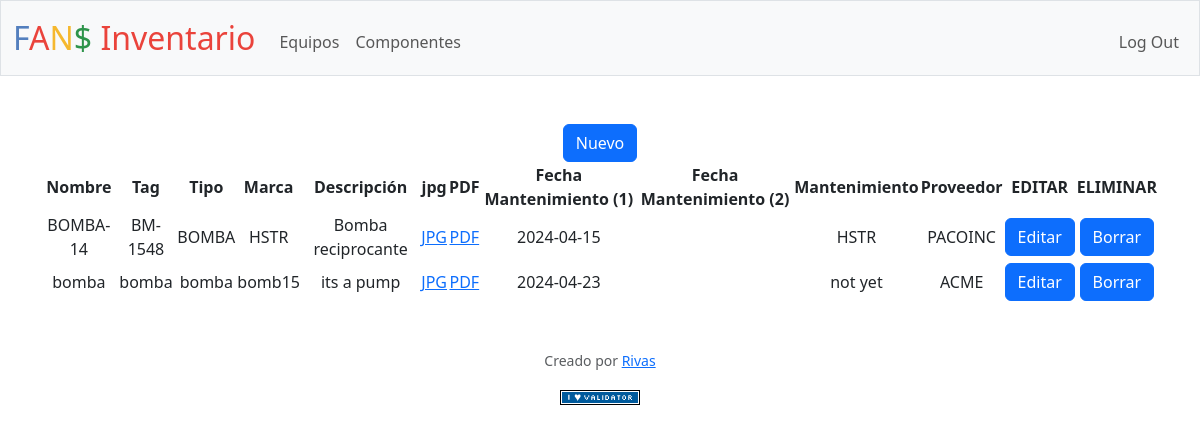
The app's page /equipos?id=9 (signed in) with its own data.
### tables this page shows
CREATE TABLE componentes(id INTEGER PRIMARY KEY AUTOINCREMENT, equipo_id INTEGER, nombre TEXT NOT NULL, tag TEXT NOT NULL UNIQUE, tipo_componente TEXT, marca TEXT, modelo TEXT, descripcion TEXT, archivo_jpg TEXT, archivo_pdf TEXT, fecha_mantenimiento_1 DATE, fecha_mantenimiento_2 DATE, mantenimiento TEXT, proveedor TEXT,FOREIGN KEY (equipo_id) REFERENCES equipos(id));

### app.py (the view)
@app.route("/equipos", methods=["GET", "POST"])
@login_required
def equipos():
    if request.method == "POST":
        return redirect("/")
    else:
        id_equipo = request.args.get("id")
        if not id_equipo:
            return apology("must provide id", 400)
        componentes = db.execute(
        "SELECT * FROM componentes WHERE equipo_id= ?", id_equipo)
        return render_template("componentes.html", componentes=componentes, id_equipo=id_equipo)

### app.py (called while the page is built)
@app.after_request
def after_request(response):
    response.headers["Cache-Control"] = "no-cache, no-store, must-revalidate"
    response.headers["Expires"] = 0
    response.headers["Pragma"] = "no-cache"
    return response

### helpers.py (called while the page is built)
def login_required(f):
    @wraps(f)
    def decorated_function(*args, **kwargs):
        if session.get("user_id") is None:
            return redirect("/login")
        return f(*args, **kwargs)
    return decorated_function

### templates/componentes.html (shortened to what this page needs)
{% extends "layout.html" %}
{% block main %}
    <a href="/new_componente?id={{id_equipo}}"><button class="btn btn-primary ">Nuevo</button></a>
   <table class="">
    <thead>
        <tr>
            <th>Nombre</th>
            <th>Tag</th>
            <th>Tipo</th>
            <th>Marca</th>
            <th>Descripción</th>
            <th>jpg</th>
            <th>PDF</th>
            <th>Fecha Mantenimiento (1)</th>
            <th>Fecha Mantenimiento (2)</th>
            <th>Mantenimiento</th>
            <th>Proveedor</th>
            <th>EDITAR</th>
            <th>ELIMINAR</th>
        </tr>
    </thead>
    <tbody>
        {% for row in componentes %}
            <tr>
                <td>{{ row.nombre }}</td>
                <td>{{ row.tag }}</td>
                <td>{{ row.tipo_componente }}</td>
                <td>{{ row.marca }}</td>
                <td>{{ row.descripcion }}</td>
                <td><a href="/uploads/{{ row.archivo_jpg }}">JPG</a></td>
                <td><a href="/uploads/{{ row.archivo_pdf }}">PDF</a></td>
                <td>{{ row.fecha_mantenimiento_1 }}</td>
                <td>{{ row.fecha_mantenimiento_2 }}</td>
                <td>{{ row.mantenimiento }}</td>
                <td>{{ row.proveedor }}</td>
                <td class="">
                    <a href="/editar_componente?id={{ row.id }}"><button class="btn btn-primary " type="submit">Editar</button></a>
                </td>
                <td class="">
                    <a href="/borrar_componente?id={{ row.id }}"><button class="btn btn-primary " type="submit">Borrar</button></a>
                </td>
            </tr>
        {% endfor %}
    </tbody>
   </table>
{% endblock %}

### records on screen
componentes: nombre "BOMBA-14", tag "BM-1548", tipo_componente "BOMBA", marca "HSTR", descripcion "Bomba reciprocante", fecha_mantenimiento_1 "2024-04-15", mantenimiento "HSTR", proveedor "PACOINC"
componentes: nombre "bomba", tag "bomba", tipo_componente "bomba", marca "bomb15", descripcion "its a pump", fecha_mantenimiento_1 "2024-04-23", mantenimiento "not yet", proveedor "ACME"
